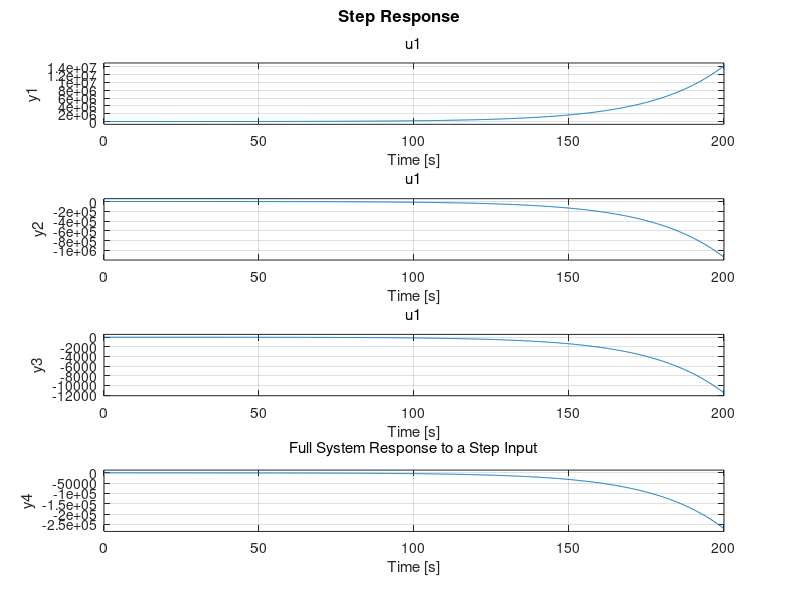

MATLAB code for this plot: (Note: this script raises an error after producing the figure.)
clc;
clear;
%% data normal configuration

Ixx=3582;
Iyy=55802;
Izz=56669;
Ixz=2658;
c=9.55; 

gravity=32.174;
alpha=2.30;
gamma=0;
%% table1
M=0.257;
W=14126;
%% table2
Xu=-0.737;
Zu=-0.204;
Mu=0.000294;
Xw=0.0631;
Zw=-0.570;
Mw=0.00732;
Zwd=0;Zq=0;
Mwd=-0.000304;
Mq=-0.317;
Xde=1.19;%Xds
Zde=-29.7;
Mde=-4.79;
Xdth=0.00228;
Zdth=0.994e-4;%
Mdth=0;

%% table
Yv=-0.178;
Yb=-51.1; %assume Yp=Yb
Yp=-51.1;
Lb=-20.9;
Nb=2.68;
Lp=-1.38;
Np=0.0993;
Lr=1.16;
Nr=-0.157;
Yda=0;
Lda=4.76;
Nda=0.266;
Ydr=0.0317;
Ldr=5.35;
Ndr=-0.923;
%eq
V_tot=287;
% Lv=Lp/V_tot;
% Nv=Np/V_tot;
%Assume
alpha0=2.3;
w0=V_tot*sin(alpha0);
u0=V_tot*cos(alpha0);
theta0=0;
Yr=0;
%%  longitudinal
A_long_full=[Xu                     Xw                    -w0                        -gravity*cos(theta0)
             Zu/(1-Zwd)             Zw/(1-Zwd)            (Zq+u0)/(1-Zwd)            (-gravity*sin(theta0))/(1-Zwd)
             Mu+(Mwd*Zu)/(1-Zwd)    Mw+(Mwd*Zw)/(1-Zwd)   Mq+(Mwd*(Zu+u0))/(1-Zwd)   (-Mwd*gravity*sin(theta0))/(1-Zwd)
             0                      0                     1                           0];
B_long_full=[Xde                         Xdth
             Zde/(1-Zwd)                 Zdth/(1-Zwd)
             Mde+(Mwd*Zde)/(1-Zwd)       Mdth+(Mwd*Zdth)/(1-Zwd)
             0                           0];
C_long_full=eye(4);
D_long_full=zeros(4,2);
long_full_state_space= ss(A_long_full,B_long_full,C_long_full,D_long_full);
[V_long_full,D_long_full] = eig(A_long_full);
[d_long_full,ind_long_full]=sort(diag(D_long_full));

disp('Full System step Info');
damp(A_long_full);

figure;
step(long_full_state_space(:,1))
title('Full System Response to a Step Input');

[yfss,t]=step(long_full_state_space(:,1));

stepinfo(yfss,t);
nondimen(yfss,t,c,u0);

figure;
impulse(long_full_state_space(:,1))
title('Full System Response to an Impulse Input');

[yfsi,t]=impulse(long_full_state_space(:,1));
nondimen(yfsi,t,c,u0);
stepinfo(yfsi,t);

x0=[u0 ;0; 0 ;0];  %%%%%%%%%%

figure;
initial(long_full_state_space,x0)
title('Full System Response to Initial Inputs');
%%%%%%%%%%% formalized

%%%%%%%%%%%%%%%%%%%%%%%%%%%%%%%%%%%%%%%%%%%%%%%%%%%%%%%%%%%%%%%%%%%%%%%%%%%%%%%%%%%%%%
%% long period
A_long_period=[Xu             -gravity
               -Zu/(Zq+u0)     0];
B_long_period=[Xde             Xdth
              -Zde/(Zq+u0)     -Zdth/(Zq+u0)];
C_long_period=eye(2);
D_long_period=zeros(2,2);

long_period_state_space=ss(A_long_period,B_long_period,C_long_period,D_long_period);
[V_long_period,D_long_period] = eig(A_long_period);
[d_long_period,ind_long_period]=sort(diag(D_long_period));

disp('Long Period Appromiation System Info');
damp(A_long_period);
stepinfo(long_period_state_space(:,1))

figure;
step(long_period_state_space(:,1));
title('Long Period Response to Step Input');


figure;
impulse(long_period_state_space(:,1));
title('Long Period Response to Impulse Input');


x0=[0;0]; %%%%%%%%%%%%%
figure;
initial(long_period_state_space,x0)
title('Long Period Response to Initial Conditions');
%%%%%%%%%%%%%%%%%%%%%%%%%%%%%%%%%%%%%%%%%%%%%%%%%%%%%%%%%%%%%%%%%%%%%%%%%%%%%%%%%%%%%%
%% short period
A_short_period=[Zw/(1-Zwd)           (Zq+u0)/(1-Zwd)
                Mw+(Mwd*Zw)/(1-Zwd)   Mq+(Mwd*(Zu+u0))/(1-Zwd)];
B_short_period=[ Zde/(1-Zwd)          Zdth/(1-Zwd)
                 Mde+(Mwd*Zde)/(1-Zwd) Mdth+(Mwd*Zdth)/(1-Zwd)];
C_short_period=eye(2);
D_short_period=zeros(2,2);
short_period_state_space=ss(A_short_period,B_short_period,C_short_period,D_short_period);
[V_short_period,D_short_period] = eig(A_short_period);
[d_short_period,ind_short_period]=sort(diag(D_short_period));

disp('Short Period Appromiation System Info');
damp(A_short_period);
S_short_period=stepinfo(short_period_state_space)

figure;
step(short_period_state_space(:,1));
title('Short Period Response to Step Input');

figure;
impulse(short_period_state_space(:,1));
title('Short Period Response to Impulse Input');

figure;
x0=[u0;theta0]; %%%%%%%%%%%%%
initial(short_period_state_space,x0)
title('Short Period Response to Initial Conditions');
%%%%%%%%%%%%%%%%%%%%%%%%%%%%%%%%%%%%%%%%%%%%%%%%%%%%%%%%%%%%%%%%%%%%%%%%%%%%%%%%%%%%%%
%% transfer function
%long full
 long_full_tf=tf(long_full_state_space);
 long_full_u_de=      long_full_tf(1,1);
 long_full_w_de=      long_full_tf(2,1);
 long_full_alpha_de=  long_full_w_de/u0;
 long_full_q_de=      long_full_tf(3,1);
 long_full_theta_de=  long_full_tf(4,1);
 long_full_u_dT=      long_full_tf(1,2);
 long_full_w_dT=      long_full_tf(2,2);
 long_full_alpha_dT=  long_full_w_dT/u0;
 long_full_q_dT=      long_full_tf(3,2);
 long_full_theta_dT=  long_full_tf(4,2);

 %long period
 long_period_tf=tf(long_period_state_space);
 long_period_u_de=    long_period_tf(1,1);
 long_period_theta_de=long_period_tf(2,1);
 long_period_u_dT=    long_period_tf(1,2);
 long_period_theta_dT=long_period_tf(2,2);

 %short period  
 short_period_tf=tf(short_period_state_space);
 short_period_u_de=    short_period_tf(1,1);
 short_period_theta_de=short_period_tf(2,1);
 short_period_u_dT=    short_period_tf(1,2);
 short_period_theta_dT=short_period_tf(2,2);
 
